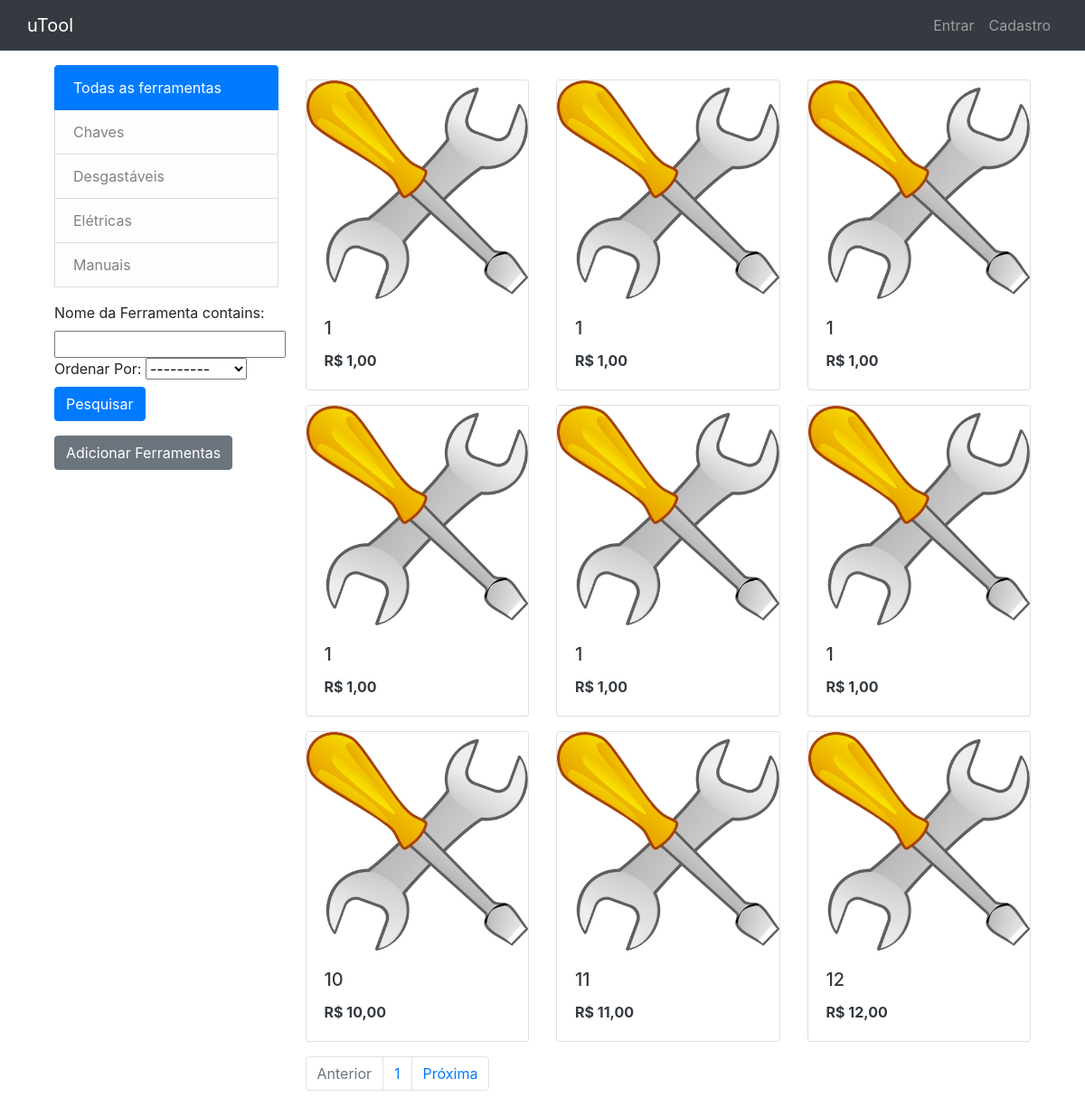
/, run on an earlier commit of the app's database.
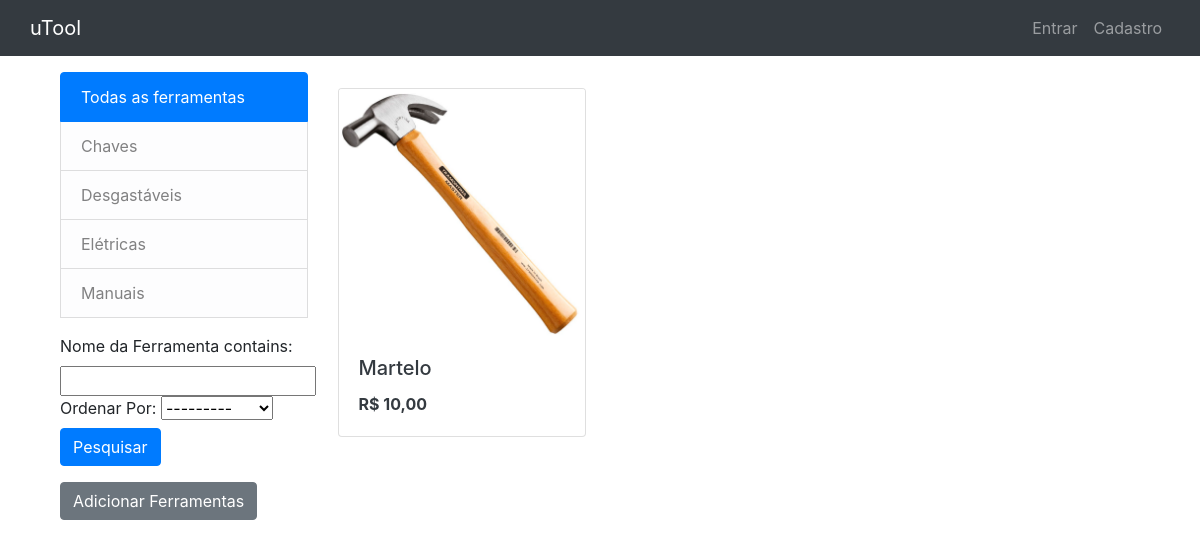
And on a later commit of the database.
### tools/models.py (models this page shows, shortened)
class Category(TimeStampedModel):
    name = models.CharField(
        max_length=255,
        unique=True
    )
    slug = AutoSlugField(
        unique=True,
        always_update=False,
        populate_from="name"
    )
    class Meta:
        ordering = ("name",)
        verbose_name = "category"
        verbose_name_plural = "categories"
    def get_absolute_url(self):
        return reverse("pages:list_by_category", kwargs={"slug": self.slug})

class Tool(TimeStampedModel):
    category = models.ForeignKey(
        Category, related_name="tools",
        on_delete=models.CASCADE,
        verbose_name='Categoria da Ferramenta',
    )
    name = models.CharField(
        max_length=255,
        verbose_name='Nome da Ferramenta'
    )
    slug = AutoSlugField(
        unique=True,
        always_update=False,
        populate_from="name"
    )
    image = models.ImageField(
        upload_to="tools/%Y/%m/%d",
        blank=True,
        verbose_name='Imagem',
        default='/tools/2021/03/16/default_tool.jpg'
    )
    description = models.TextField(
        blank=True,
        verbose_name='Descrição'
    )
    price = models.DecimalField(
        max_digits=10,
        decimal_places=2,
        verbose_name='Preço'
    )
    is_available = models.BooleanField(
        default=True,
        verbose_name='Disponível'
    )
    owner = models.ForeignKey(
        MyUserModel,
        on_delete=models.CASCADE
    )
    objects = models.Manager()
    available = AvailableManager()
    class Meta:
        ordering = ("name",)
    def get_absolute_url(self):
        return reverse("pages:detail", kwargs={"slug": self.slug})

### tools/views.py (the view)
# urls.py: path("", ToolListView.as_view(), name="list"),
class ToolListView(ListView):
    category = None
    paginate_by = 9
    def get_queryset(self):
        queryset = ToolFilter(
            self.request.GET,
            queryset=Tool.objects.all()
        ).qs
        category_slug = self.kwargs.get("slug")
        if category_slug:
            self.category = get_object_or_404(Category, slug=category_slug)
            queryset = queryset.filter(category=self.category)
        return queryset
    def get_context_data(self, **kwargs):
        context = super().get_context_data(**kwargs)
        context["category"] = self.category
        context["categories"] = Category.objects.all()
        context["filter"] = ToolFilter(self.request.GET, queryset=self.get_queryset())
        return context

### tools/templatetags/tool_tags.py (called while the page is built)
@register.filter()
def remainder(n):
    return n % 3

### templates/tools/tool_list.html (shortened to what this page needs)
{% extends 'base.html' %}
{% load static %}
{% load crispy_forms_tags %}
{% load tool_tags %}
{% load bootstrap %}
{% block content %}
<div class="container my-3">
    <div class="row">
        <div class="col-lg-3">
            <ul class="list-group mb-3 mb-lg-0">
                <a class="text-decoration-none list-group-item list-group-item-light {% if not category %}active{% endif %}"
                href="{% url 'pages:list' %}">
                Todas as ferramentas
            </a>
            {% for cat in categories %}
            <a class="text-decoration-none list-group-item list-group-item-light {% if category == cat %}active{% endif %}"
            href="{{ cat.get_absolute_url }}">
            {{ cat.name }}
        </a>
            {% endfor %}
    <form method="GET">
        {{ filter.form|bootstrap }}
        <button type="submit" class="btn btn-primary"> Pesquisar </button>
    </form>
    <form method="post">
        {% if user.is_authenticated %}
            {% if user.adress == '' %}
                <button type="button" class="btn btn-secondary" data-toggle="tooltip" data-placement="top" title="Adicione seu endereço ao perfil para adicionar ferramentas!">
                    Adicionar Ferramentas
                </button>
            {% else %}
            <a class="btn btn-primary" href="{% url 'tools:new_tool' %}" >Adicionar Ferramentas</a>
            {% endif %}
        {% else %}
            <button type="button" class="btn btn-secondary" data-toggle="tooltip" data-placement="top" title="Você precisa se cadastrar para adicionar ferramentas!">
                Adicionar Ferramentas
            </button>
        {% endif %}
    </form>
    </ul>
</div>
<div class="col-lg-9">
    <div class="card-deck mb-3">
        {% for tool in tool_list %}
        <div class="card">
            <a href="{{ tool.get_absolute_url }}">
                {% if tool.image %}
                <img class="card-img-top" src="/media/{{tool.image}}" alt="">
                {% else %}
                <img class="card-img-top" src="{% static 'images/no_image.jpg' %}" alt="">
                {% endif %}
            </a>
            <div class="card-body d-flex flex-column justify-content-between">
                <a class="text-decoration-none text-dark" href="{{ tool.get_absolute_url }}">
                    <h5 class="card-title">{{ tool.name }}</h5>
                </a>
                <a class="text-decoration-none text-dark" href="{{ tool.get_absolute_url }}">
                    <p class="card-text font-weight-bold">R$ {{ tool.price }}</p>
                </a>
            </div>
        </div>
            {% if forloop.counter|divisibleby:"3" and not forloop.last %}
    </div>
        <div class="card-deck mb-3">
            {% endif %}
        {% endfor %}
            {% if tool_list|length|remainder == 2 %}
            <div class="card border-0"></div>
            {% elif tool_list|length|remainder == 1 %}
            <div class="card border-0"></div>
            <div class="card border-0"></div>
            {% endif %}
        </div>
    {% if is_paginated %}
    {% include "pagination.html" with page=page_obj %}
    {% endif %}
</div>
</div>
</div>
{% endblock content %}

### templates/base.html (shortened to what this page needs)
<!DOCTYPE html>
<html lang="pt-br">
<head>
    <link rel="stylesheet" href="https://stackpath.bootstrapcdn.com/bootstrap/4.5.2/css/bootstrap.min.css">
</head>
<body>
    <header>
        <nav class="navbar navbar-expand navbar-dark bg-dark mb-3">
            <div class="container">
                <a class="navbar-brand" href="{% url 'pages:list' %}">uTool</a>
                <ul class="navbar-nav">
                    {% if user.is_authenticated %}
                    <li class="nav-item">
                        <a class="nav-link" href="{% url 'users:profile' %}">Minha Conta</a>
                    </li>
                    <li class="nav-item">
                        <a class="nav-link" href="{% url 'account_logout' %}">Sair</a>
                    </li>
                    {% else %}
                    <li class="nav-item">
                        <a class="nav-link" href="{% url 'account_login' %}">Entrar</a>
                    </li>
                    <li class="nav-item">
                        <a class="nav-link" href="{% url 'account_signup' %}">Cadastro</a>
                    </li>
                    {% endif %}
                </ul>
            </div>
        </nav>
    </header>
    <main class="container">
        {% block content %}
        {% endblock %}
    </main>
</body>
</html>

### templates/pagination.html
 <!DOCTYPE html>
<html>
    <nav aria-label="...">
        <ul class="pagination">
            {% if page.has_previous %}
                <li class="page-item">
                    <a class="page-link" href="?page={{ page.previous_page_number }}&name__icontains={{ request.GET.name__icontains|urlencode }}&ordering={{ request.GET.ordering|urlencode }}">Anterior</a>
                </li>
            {% else %}
                <li class="page-item disabled">
                <a class="page-link">Anterior</a>
            {% endif %}
          </li>
          <li class="page-item"><span class="page-link disabled">{{ page.number }}</span></li>
          {% if page.has_next %}
            <li class="page-item">
                <a class="page-link" href="?page={{ page.next_page_number }}&name__icontains={{ request.GET.name__icontains|urlencode }}&ordering={{ request.GET.ordering|urlencode }}">Próxima</a>
             </li>
             {% else %}
            <li class="page-item disabled">
                <a class="page-link">Próxima</a>
             </li>
          {% endif %}
        </ul>
      </nav>
</html>

What changed in the data, as far as the page shows it:
removed Tool: image (placeholder picture), name "1", price "1,00"
removed Tool: image (placeholder picture), name "1", price "1,00"
removed Tool: image (placeholder picture), name "1", price "1,00"
removed Tool: image (placeholder picture), name "1", price "1,00"
removed Tool: image (placeholder picture), name "1", price "1,00"
removed Tool: image (placeholder picture), name "1", price "1,00"
removed Tool: image (placeholder picture), name "10", price "10,00"
removed Tool: image (placeholder picture), name "11", price "11,00"
removed Tool: image (placeholder picture), name "12", price "12,00"
added Tool: image (picture), name "Martelo", price "10,00"
Also different on the page:
{{ page.number }}: "1" → (not shown)
text no longer shown: "Anterior Próxima"
